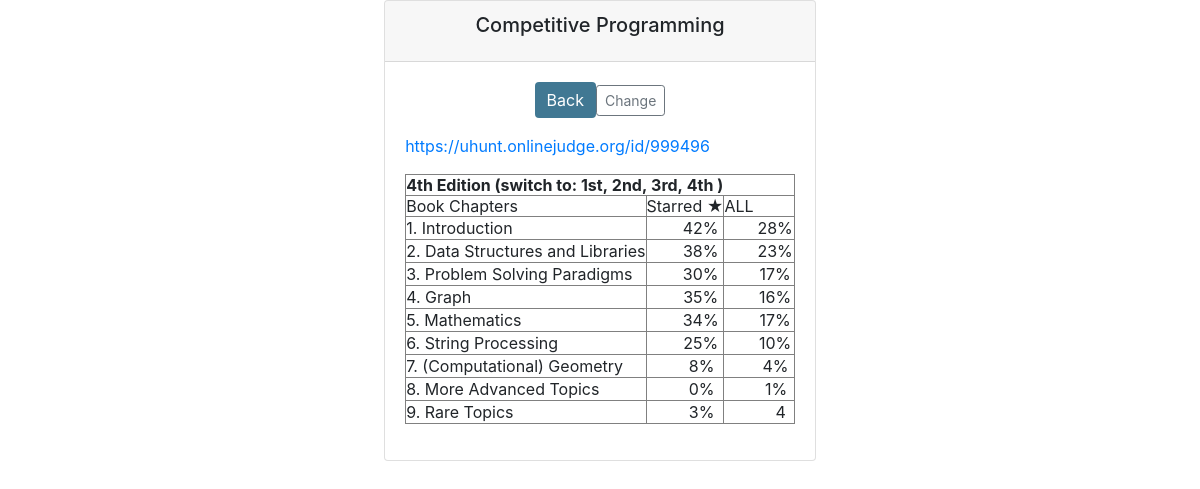
The app's page /8/ with its own data.
### notes/models.py (models this page shows, shortened)
class Note(models.Model):
    title = models.CharField(max_length=200)
    content = RichTextField()
    create_at = models.DateTimeField(auto_now_add=True)
    private = models.BooleanField(default=False)

### notes/views.py (the view)
# urls.py: path('<int:note_id>/', views.detail, name="detail")
def detail(request, note_id):
    note = get_object_or_404(Note, pk=note_id)
    if note.private:
        return HttpResponse("This is a private note")
    return render(request, "notes/detail.html", {"note": note})

### notes/templates/notes/detail.html (shortened to what this page needs)
<head>
    <link rel="stylesheet" href="https://maxcdn.bootstrapcdn.com/bootstrap/4.0.0/css/bootstrap.min.css"
      1>
</head>
<div class="center">
<div class="card">
        <div class="card-header text-center"><h5 class="card-title">{{note.title}}</h5></div>
        <div class="card-body">
          <div class="center">
                <a href="{% url 'notes:index' %}" class="btn btn-primary" style="color: white; background-color: #417893;  border: none;">Back</a>
                <a href="{% url 'admin:notes_note_change' note.id %}" class="btn btn-sm btn-outline-secondary" target="_blank">Change</a>
          </div>
          <p class="card-text text-left">{{note.content|safe}}</p>
        </div>
</div>
</div>

### notes/templates/notes/detail.html (style rules this page uses)
.center { display: flex; justify-content: center; align-items: center; }

### records on screen
Note: title "Competitive Programming", content "https://uhunt.onlinejudge.org/id/999496 4th Edition (switch to: 1st, 2nd, 3rd, 4th ) Book Chapters Starred ★ ALL 1. Introduction 42% 28% 2. Data Structures and Libraries 38% 23% 3. Problem Solving Paradigms 30% 17% 4. Graph 35% 16% 5. Mathematics 34% 17% 6. String Processing 25% 10% 7. (Computational) Geometry 8% 4% 8. More Advanced Topics 0% 1% 9. Rare Topics 3% 4"
